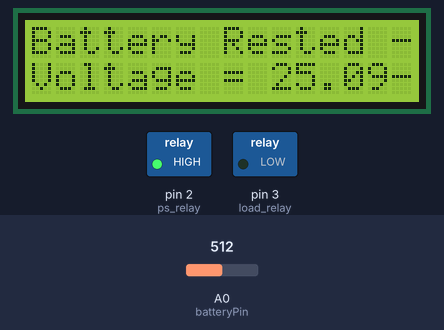
The sketch below on a simulated Arduino Uno, built with avr-gcc and run on an emulated ATmega328P. Parts: 16×2 character LCD, switched loads named in the sketch (green lamp = pin HIGH). The inputs (shaded band) are chosen by the test bench; at power-on: A0 (batteryPin) = 512.

Above: at 30.1 s.
At 31.2 s:
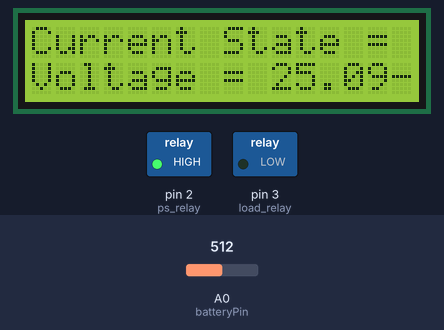
Timing chart, 0 to 32.7 s (numbered marks = the images above):
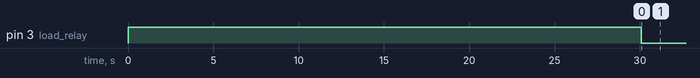

The sketch:

battery_tester_LCD_update.ino
```cpp
// Battery Charge / Discharge testing code - created 04/03/2023 by Brian Gardner
/*
Code modified by Mark Niemann - 5/2/2023
Updated to include the usage of a LCD display.
LCD used in lieu of serial monitor
*/
#include <LiquidCrystal.h>

LiquidCrystal display(4,5,6,7,8,9); // Create the LCD object M.N.

int ps_relay = 2; //This is the pin that drives the relay for the charging power supply
int load_relay = 3; //This is the pin that drives the load for discharging the battery
int batteryPin = A0; //This identifies the pin used for reading battery voltage
int state = 0; //This sets the state of the machine (three) 0 = charging the battery, 1 = wait and check voltage after charging, 2 = discharge testing, 3 = test complete
int batteryValue; //This is where we temporarily store the value from the A0 line that reads the battery voltage
float voltage;  //This is where we will temporarily store the battery voltage during each iteration of the test
float maths1;  //This is a floating point variable used for temprary math functions
float maths2;  //This is a floating point variable used for temprary math functions
float loadOhms = 2.6; //This is the resistance value of your load in ohms
float watts = 0; //This is where we will track how many watts have been dissapated by the load
int seconds = 0; //This is where we will track how long the test has been running

void setup() {
  // put your setup code here, to run once:


pinMode(ps_relay, OUTPUT); //Tells the IDE that the ps_relay pin is an output
pinMode(load_relay, OUTPUT); //Tells the IDE that the load_relay pin is an output
digitalWrite(ps_relay, HIGH); //if state = 0 then we're chraging the battery from the PS
digitalWrite(load_relay, HIGH); //if state = 0 then we're chraging the battery from the PS

// Serial.begin(9600);
display.begin(16,2); // Initalize the display M.N.
}

void loop() {
  // put your main code here, to run repeatedly:

  // Serial.print("Current State = ");
  // Serial.println(state);
  // Outputs the state to the top line of the LCD display M.N.
  display.setCursor(0,0);
  display.print("Current State = " + String(state));

  if (state == 0)  {

    // Serial.print("Charging - State = ");
    // Serial.println(state);  //Lets see what state we're in
    // Serial.println("Connecting the charger...");

    // Displays the current state on the top line and the progress on the bottom.
    display.setCursor(0,0);
    display.print("Charging - State = " + String(state));
    display.setCursor(0,1);
    display.print("Connecting the charger...");

    digitalWrite(ps_relay, LOW); //if state = 0 then we're chraging the battery from the PS
    batteryValue = analogRead(batteryPin);  //Read the battery voltage
    voltage = batteryValue * 0.0049;  //calculate battery voltage

    // Serial.print("Charging Voltage = ");

    voltage = voltage * 10; //We gotta do this because of our voltage divider network

    // Serial.println(voltage);  //Tell the world about that voltage
    display.setCursor(0,1);
    display.print("Charging Voltage = " + String(voltage));


    if (batteryValue >= 294) {  //If the battery voltage is greater than or equal to 14.4V then

      // Serial.println("Disconnecting the charger");
      display.setCursor(0,1);
      display.print("Disconneting the charger");
      digitalWrite(load_relay, HIGH);  //Just making sure the load is disconnected
      digitalWrite(ps_relay, HIGH); //Disconnect the battery and then
      state = 1;  //Change the state to 'resting' and exit the loop
    }
  }

  if (state == 1) {  //we're letting the battery rest for 30 seconds before testing it for early failure and / or moving on

    // Serial.print("Resting the battery - State = ");
    // Serial.println(state);  //Lets see what state we're in
    display.setCursor(0,0);
    display.print("Resting the battery - State = " + String(state));

    delay (30000);
    batteryValue = analogRead(batteryPin);  //Read the battery voltage

    // Serial.print("Resting Voltage = ");
    voltage = batteryValue * 0.0049;
    voltage = voltage * 10; //We gotta do this because of our voltage divider network
    // Serial.println(voltage);  //Tell the world about that voltage

    display.setCursor(0,1);
    display.print("Resting voltage = " + String(voltage));

    if (voltage <= 12.5) {  //If the battery voltage is less than or equal to 12.5V then

        // Serial.println("Early Failure");  //Tell the world it failed and then
        display.setCursor(0,1);
        display.print("Early Failure");

        while(true);  //This gets the arduino stuck in a infinie loop, essentially halting it

    } else {
      state = 2;  //The battery is full enough to run the discharge loop, set the state variable to 2, discharge testing

      // Serial.println(state);  //Lets see what state we're in
      display.setCursor(0,0);
      display.print("Battery Rested - State = " + String(state));
    }
  }

  if (state == 2) {
    digitalWrite(ps_relay, HIGH);  //Make sure the charger is disconnected
    digitalWrite(load_relay, LOW);  //Turn on the load

    // Serial.println("Load connected - Battery Discharging");
    display.setCursor(0,1);
    display.print("Load Connected - Battery Discharging");

    batteryValue = analogRead(batteryPin);  //Read the battery voltage
    voltage = batteryValue * 0.0049; //Convert the battery value to a voltage
    voltage = voltage * 10; //We gotta do this because of our voltage divider network

    // Serial.print("Voltage = ");
    // Serial.println(voltage);  //Tell the world about that voltage
    display.setCursor(0,1);
    display.print("Voltage = " + String(voltage));

    maths1 = voltage * voltage;  //Part of calculating watts is squaring the voltage
    maths2 = maths1 / loadOhms; //calulate how many watts we've dissapated if nothing changed for one hour
    maths1 = maths2 / 3600; //But, we're checking power dissipation every second, so divide that by 60
    watts = watts + maths1; //We add the power dissipated in the last one second to whatever we had before, accumulating tracked dissipated power
    delay (1000); //We're testing the the battery every second
    seconds++; //Increment seconds by 1

    if (voltage <= 12.5) {  //If the battery voltage is less than or equal to 12.5V then

      state = 3;  //Test complete
      digitalWrite(ps_relay, HIGH);  //Make sure the charger is disconnected
      digitalWrite(load_relay, HIGH);  //Turn on the load

      // Serial.println(state);  //Lets see what state we're in
      // Serial.println("TEST COMLPETE");
      display.setCursor(0,0);
      display.print("Testing Complete - State = " + String(state));

      watts = watts + watts;  // 12.5 volts is about %50 discharged so we'll double the watts before telling the user how many watts the battery capacity is

      // Serial.print("Watts = ");
      // Serial.println(watts);  //Display how many watts of capacity the battery has
      // Serial.print("Seconds = ");
      // Serial.println(seconds);  //Display how many seconds it took to get there

      display.setCursor(0,1);
      display.print("Watts = " + String(watts) + ", Seconds = " + String(seconds));

      while(true); //Stop the arduino
    }
    //loop around and do it again till the voltage drops to 12.5
    }
}
```

Measured:
- by itself, pin 3 (load_relay): HIGH → LOW at 30.1 s
- what the display in image 0 shows lasts 1.0 s, from 30.1 s to 31.1 s
